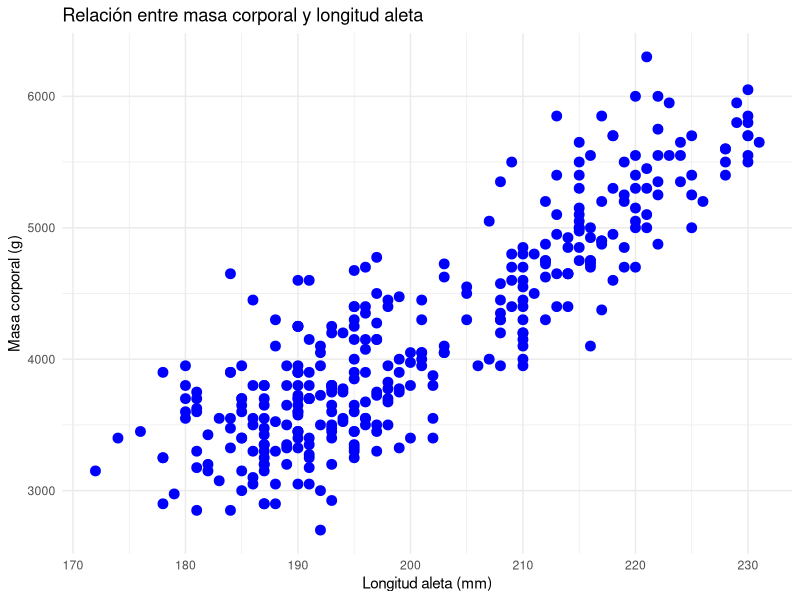

The R script that drew this image:
## ---- chunk 1
#| echo: true
library(palmerpenguins)
data(penguins)
head(penguins)
## ---- chunk 2
#| echo: true
#| fig-width: 7     # ancho en pulgadas
#| fig-height: 5    # alto en pulgadas
#| fig-align: "center"
library(ggplot2)
ggplot(data = penguins, aes(x = flipper_length_mm, y = body_mass_g)) +  
  geom_point(color = "blue", size = 3) +      
  labs(x = "Longitud aleta (mm)",         
       y = "Masa corporal (g)",                   
      title = "Relación entre masa corporal y longitud aleta "   
  ) +
  theme_minimal()        
